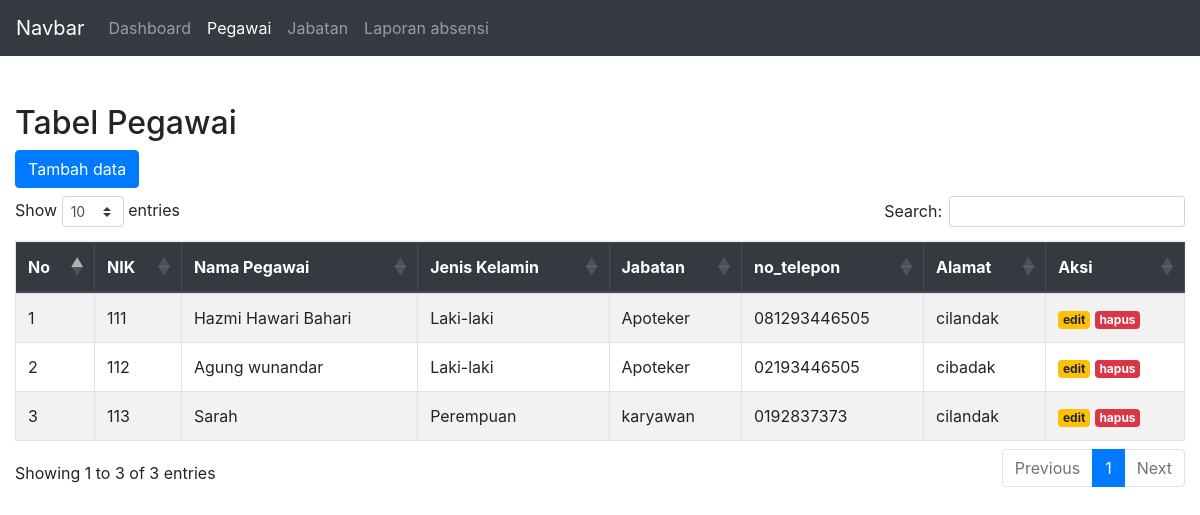
The page /index.php/admin/pegawai on the database its author committed.
### tables this page shows
CREATE TABLE `pegawai` (
  `nik` int(11) NOT NULL,
  `nama_pegawai` varchar(255) NOT NULL,
  `jenis_kelamin` varchar(25) NOT NULL,
  `id_jabatan` int(11) NOT NULL,
  `no_telepon` varchar(13) NOT NULL,
  `alamat` varchar(255) NOT NULL
);

CREATE TABLE `jabatan` (
  `id_jabatan` int(11) NOT NULL,
  `nama_jabatan` varchar(255) NOT NULL,
  `jam_kerja` int(2) NOT NULL
);

### application/controllers/Admin.php (called while the page is built, shortened)
<?php
class Admin extends CI_Controller {
    public function pegawai(){
        $data['pegawai'] = $this->Pegawai_models->pegawai_get();
        $data['jabatan'] = $this->Jabatan_models->jabatan_get();
        $this->form_validation->set_rules('nama', 'Nama', 'required');
        $this->form_validation->set_rules('telepon', 'Telepon', 'required');
        $this->form_validation->set_rules('alamat', 'Alamat', 'required');
        if ($this->form_validation->run() == false) {
        $this->load->view('tbl_pegawai.php' , $data);
        }
    }
    }

### index.php (called while the page is built, shortened)
<?php
require_once BASEPATH.'core/CodeIgniter.php';

### application/models/Pegawai_models.php (called while the page is built, shortened)
<?php
class Pegawai_models extends CI_Model
{
    public function pegawai_get(){
        $this->db->select('*');
        $this->db->join('jabatan', 'pegawai.id_jabatan = jabatan.id_jabatan');
        $this->db->from('pegawai');
        $query = $this->db->get();
        return $query->result_array();
    }
}

### application/views/tbl_pegawai.php (the view, shortened to what this page needs)
<!doctype html>
<html lang="en">
  <head>
    <link rel="stylesheet" href="https://cdn.jsdelivr.net/npm/bootstrap@4.6.2/dist/css/bootstrap.min.css">
    <link rel="stylesheet" type="text/css" href="https://cdn.datatables.net/1.13.1/css/dataTables.bootstrap4.min.css">
  </head>
  <body>
    <nav class="navbar navbar-expand-lg navbar-dark bg-dark">
    <a class="navbar-brand" href="#">Navbar</a>
    <div class="collapse navbar-collapse" id="navbarNavAltMarkup">
        <div class="navbar-nav">
        <a class="nav-link " href="<?= base_url('Admin') ?>">Dashboard </a>
        <a class="nav-link active" href="<?= base_url('Admin/pegawai') ?>">Pegawai <span class="sr-only">(current)</span></a>
        <a class="nav-link" href="<?= base_url('Admin/jabatan') ?>">Jabatan</a>
        <a class="nav-link" href="<?= base_url('Admin/laporan_absensi') ?>">Laporan absensi</a>
        </div>
    </div>
    </nav>
    <div class="container-fluid mt-5">
        <h2>Tabel Pegawai</h2>
        <button type="button" class="btn btn-primary" data-toggle="modal" data-target="#tambahdata">Tambah data</button>
    <table id="example" class="table table-striped table-bordered mt-4" style="width:100%" >
        <thead class="thead-dark">
            <tr>
            <th scope="col">No</th>
            <th scope="col">NIK</th>
            <th scope="col">Nama Pegawai</th>
            <th scope="col">Jenis Kelamin</th>
            <th scope="col">Jabatan</th>
            <th scope="col">no_telepon</th>
            <th scope="col">Alamat</th>
            <th scope="col">Aksi</th>
            </tr>
        </thead>
        <tbody>
            <?php $i = 1; ?>
              <?php foreach ($pegawai as $p) : ?>
                <tr>
                    <td><?= $i; ?></td>
                    <td><?= $p['nik']; ?></td>
                    <td><?= $p['nama_pegawai']; ?></td>
                    <td><?= $p['jenis_kelamin']; ?></td>
                    <td><?= $p['nama_jabatan']; ?></td>
                    <td><?= $p['no_telepon']; ?></td>
                    <td><?= $p['alamat']; ?></td>
                    <td>
                        <a href="<?= base_url(); ?>Admin/edit_pegawai/<?= $p['nik']; ?>" class="badge badge-warning">edit</a>
                        <a href="<?= base_url(); ?>Admin/hapus_data_pegawai/<?= $p['nik']; ?>" class="badge badge-danger alert_notif">hapus</a>
                    </td>
                </tr>
                <?php $i++; ?>
            <?php endforeach; ?>
        </tbody>
    </table>
    </div>
  </body>
</html>

### rows shown on the page
pegawai: nik "111", nama_pegawai "Hazmi Hawari Bahari", jenis_kelamin "Laki-laki", id_jabatan.nama_jabatan "Apoteker", no_telepon "081293446505", alamat "cilandak"
pegawai: nik "112", nama_pegawai "Agung wunandar", jenis_kelamin "Laki-laki", id_jabatan.nama_jabatan "Apoteker", no_telepon "02193446505", alamat "cibadak"
pegawai: nik "113", nama_pegawai "Sarah", jenis_kelamin "Perempuan", id_jabatan.nama_jabatan "karyawan", no_telepon "0192837373", alamat "cilandak"
